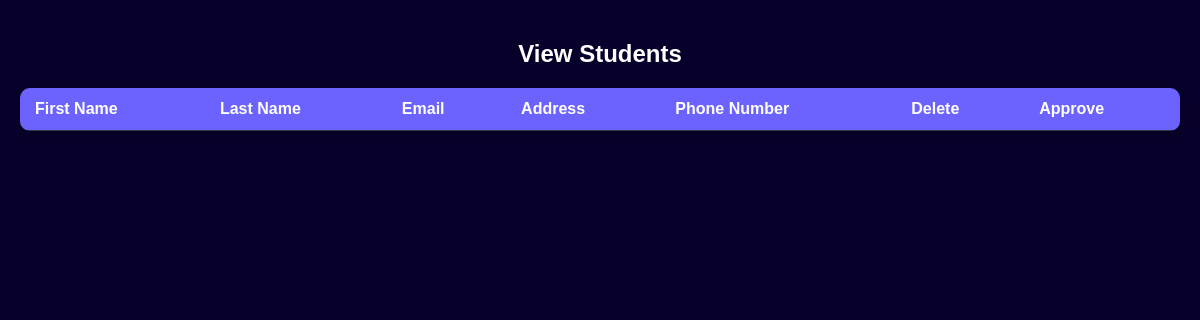
The app's page /teachhome/view_student_teacher/, older data.
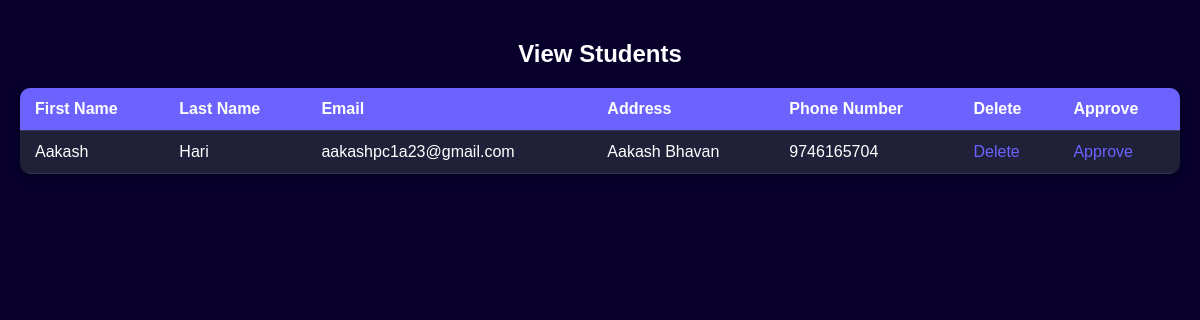
The same page, newer data.
### APP/models.py (models this page shows)
class Student(models.Model):
    std_id = models.ForeignKey(User, on_delete=models.CASCADE)
    address = models.CharField(max_length=255)
    ph_num = models.IntegerField()

class User(AbstractUser):
    usertype = models.CharField(max_length=100)

### APP/views.py (the view)
# urls.py: path("teachhome/view_student_teacher/", views.view_student_by_teacher, name="view_student_teacher"),
def view_student_by_teacher(request):
    students = Student.objects.select_related('std_id').all()
    return render(request, "view_student_teacher.html", {'view': students})

### APP/templates/view_student_teacher.html (shortened to what this page needs)
<!DOCTYPE html>
<html lang="en">
<head>
</head>
<body>
    <div class="container">
        <h2>View Students</h2>
        <table>
            <thead>
                <tr>
                    <th>First Name</th>
                    <th>Last Name</th>
                    <th>Email</th>
                    <th>Address</th>
                    <th>Phone Number</th>
                    <th>Delete</th>
                    <th>Approve</th>
                </tr>
            </thead>
            <tbody>
                {% for i in view %}
                <tr>
                    <td>{{ i.std_id.first_name }}</td>
                    <td>{{ i.std_id.last_name }}</td>
                    <td>{{ i.std_id.email }}</td>
                    <td>{{ i.address }}</td>
                    <td>{{ i.ph_num }}</td>
                    <td><a href="/del_student/{{ i.id }}/">Delete</a></td>
                    <td><a href="/stud_approve/{{ i.id }}/">Approve</a></td>
                </tr>
                {% endfor %}
            </tbody>
        </table>
    </div>
</body>
</html>

Row changes from the older to the newer data that the page shows:
added Student: std_id.first_name "Aakash", std_id.last_name "Hari", std_id.email "aakashpc1a23@gmail.com", address "Aakash Bhavan", ph_num "9746165704"
